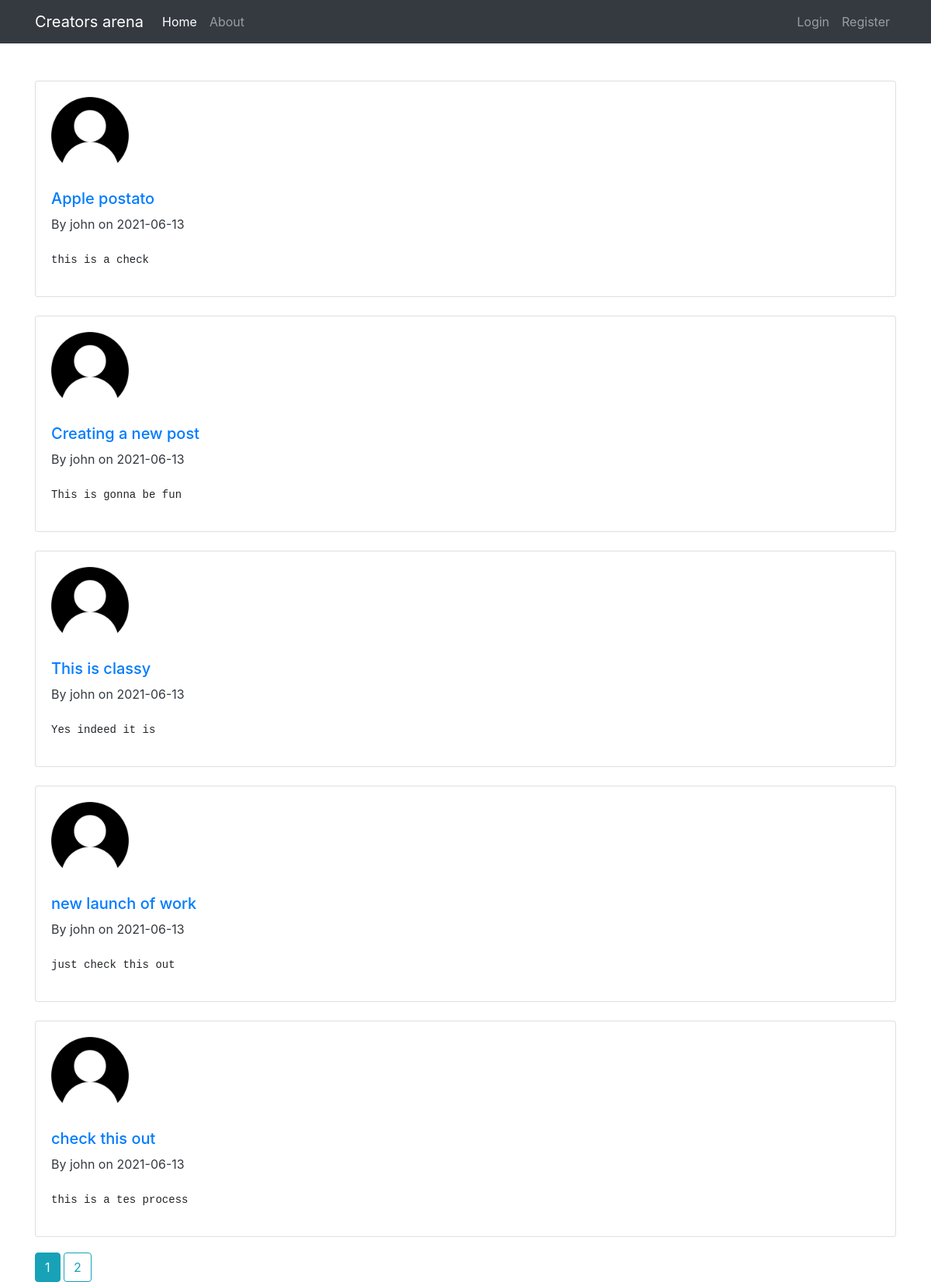
The page /home on the database its author committed.
### flaskblog/models.py (models this page shows, shortened)
class Post(db.Model):
    id = db.Column(db.Integer, primary_key = True)
    title = db.Column(db.String(20), nullable=False)
    date_posted = db.Column(db.DateTime, nullable=False, default = datetime.utcnow)
    user_id = db.Column(db.Integer, db.ForeignKey('user.id'), nullable= False)
    content = db.Column(db.Text, nullable= False)

class User(db.Model, UserMixin):
    id = db.Column(db.Integer, primary_key = True)
    username = db.Column(db.String(20), unique = True, nullable = False)
    email = db.Column(db.String(120), unique = True, nullable = False)
    image_file = db.Column(db.String(20), nullable=False,  default = 'default.png' )
    password = db.Column(db.String(60), nullable = False)
    posts = db.relationship('Post', backref='author', lazy=True )

### flaskblog/routes.py (the view)
@app.route("/")
@app.route("/home")
def home():
    page = request.args.get('page', 1, type=int)
    posts = Post.query.order_by(Post.date_posted.desc()).paginate(per_page=5, page = page)
    return render_template('home.html', posts= posts, title='Home page')

### flaskblog/templates/home.html
{% extends "layout.html"%}
{% block content %}
        {% for post in posts.items %}
            <div class="card mt-4">
                <div class="card-body">
                    <img class="account-img" src= "{{ url_for('static', filename= 'profile_pic/' + post.author.image_file ) }}" >
                    <div class="card-title " style="font-weight:500; font-size:20px"><a href="{{ url_for('post', post_id= post.id) }}">{{ post.title }}</a></div>
                    <div class="card-subtitle text-dark" >By {{ post.author.username }} on {{ post.date_posted.strftime('%Y-%m-%d') }}</div>
                    <div class="card-text mt-4"><pre>{{ post.content }}</pre></div>
                </div>
            </div>
        {% endfor %}
        {% for page_num in posts.iter_pages(left_edge=1, right_edge=1, left_current=1, right_current=2) %}
            {% if page_num %}
                {% if page_num == posts.page %}
                    <a class="btn btn-info mb-10" style="margin-top: 20px;" href="{{ url_for('home', page = page_num) }}">{{ page_num }}</a>
                {% else %}
                    <a class="btn btn-outline-info mb-10" style="margin-top: 20px;" href="{{ url_for('home', page = page_num) }}">{{ page_num }}</a>
                {% endif %}
            {% else %}
                ...
            {% endif %}
        {% endfor %}
{% endblock content %}

### flaskblog/templates/layout.html (shortened to what this page needs)
<!DOCTYPE html>
<html>
    <head>
        <link rel="stylesheet" type="text/css" href= "{{ url_for('static', filename='main.css') }}">
<link rel="stylesheet" href="https://stackpath.bootstrapcdn.com/bootstrap/4.4.1/css/bootstrap.min.css">
    </head>
    <body>
            <nav class="navbar navbar-expand-lg navbar-dark bg-dark">
                <div class="container">
                <a class="navbar-brand" href="#">Creators arena</a>
                <div class="collapse navbar-collapse" id="navbarText">
                    <ul class="navbar-nav me-auto mb-2 mb-lg-0">
                    <li class="nav-item">
                        <a class="nav-link active" aria-current="page" href="/">Home</a>
                    </li>
                    <li class="nav-item">
                        <a class="nav-link" href="/about">About</a>
                    </li>
                    </ul>
                    <ul class="navbar-nav ml-auto">
                        {% if current_user.is_authenticated %}
                            <li class="nav-item">
                                    <a class="nav-link" href="/account">Account</a>
                            </li>
                            <li class="nav-item">
                                <a class="nav-link" href="/post/new">New Post</a>
                            </li>
                            <li class="nav-item">
                                <a class="nav-link" href="/logout">Logout</a>
                            </li>
                        {% else %}
                            <li class="nav-item">
                                <a class="nav-link" href="/login">Login</a>
                            </li>
                            <li class="nav-item">
                                <a class="nav-link" href="/register">Register</a>
                            </li>
                        {% endif %}
                    </ul>
                </div>
                </div>
            </nav>
        <div class = "container mt-5">
            {% block content %}{% endblock %}
        </div>
    </body>
</html>

### flaskblog/static/main.css (style rules this page uses)
body { background: #fafafa; color: #333333; margin-top: 5rem; }
.account-img { height: 100px; width: 100px; margin-right: 20px; margin-bottom: 16px; }

### rows shown on the page
Post: image_file (placeholder picture), title "Apple postato", author.username "john", date_posted "2021-06-13", content "this is a check"
Post: image_file (placeholder picture), title "Creating a new post", author.username "john", date_posted "2021-06-13", content "This is gonna be fun"
Post: image_file (placeholder picture), title "This is classy", author.username "john", date_posted "2021-06-13", content "Yes indeed it is"
Post: image_file (placeholder picture), title "new launch of work", author.username "john", date_posted "2021-06-13", content "just check this out"
Post: image_file (placeholder picture), title "check this out", author.username "john", date_posted "2021-06-13", content "this is a tes process"

### other values the page prints
{{ page_num }} "1"
{{ page_num }} "2"
